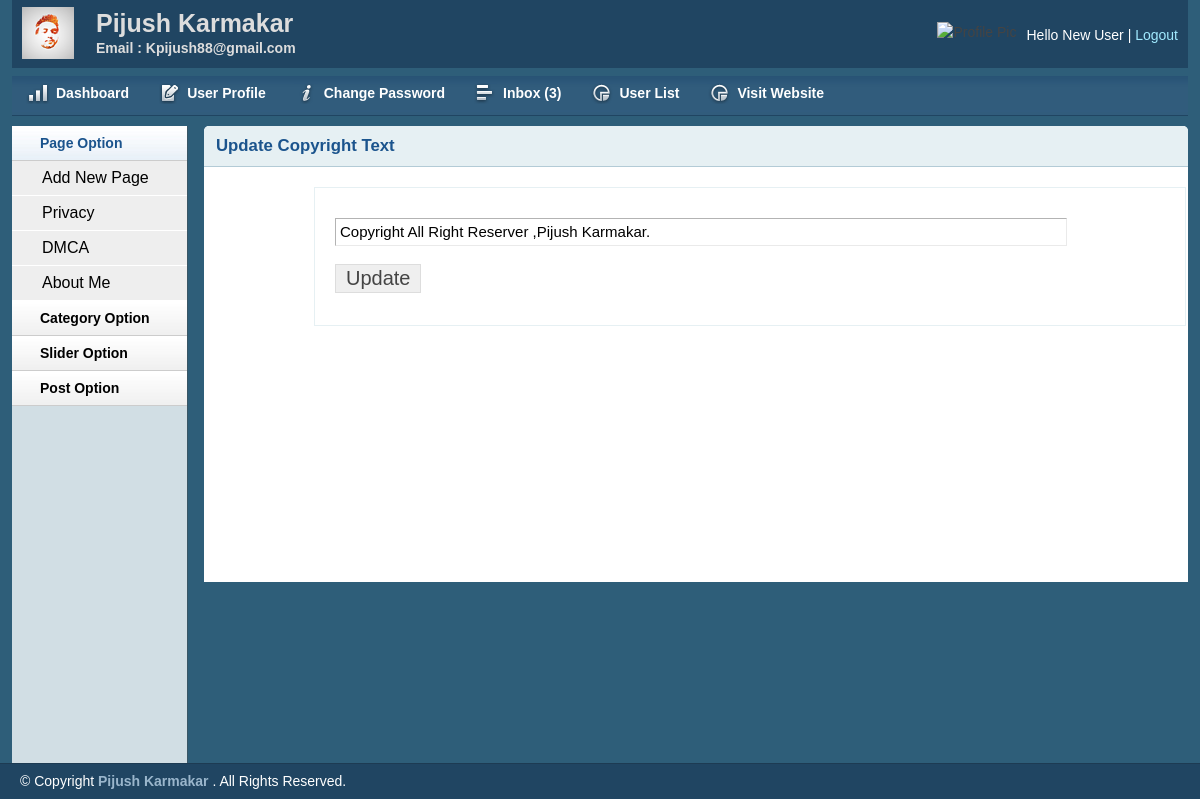
The app's page /admin/copyright.php (signed in) with its own data.
### tables this page shows
CREATE TABLE `tbl_page` (
  `id` int(11) NOT NULL,
  `name` varchar(255) NOT NULL,
  `body` text NOT NULL
);

CREATE TABLE `tbl_copyright` (
  `id` int(11) NOT NULL,
  `note` varchar(255) NOT NULL
);

### lib/session.php (called while the page is built, shortened)
<?php
    class session{
         public static function get($key){
         	if(isset($_SESSION[$key]) ){
         		return $_SESSION[$key];
         	}
         	else{
         		return false;
         	}
         }
    }
 ?>

### lib/Database.php (called while the page is built, shortened)
<?php
Class Database{
	public $host   = DB_HOST;
	public $user   = DB_USER;
	public $pass   = DB_PASS;
	public $dbname = DB_NAME;
	public $link;
	private function connectDB(){
	$this->link = new mysqli($this->host, $this->user, $this->pass, $this->dbname);
 }
	public function select($query){
		$result = $this->link->query($query) or die($this->link->error.__LINE__);
		if($result->num_rows > 0){
			return $result;
		} else {
			return false;
		}
	}
}

### admin/copyright.php (the view, shortened to what this page needs)
<?php
  include 'inc/header.php';
  include 'inc/sidebar.php';
?>
<div class="grid_10">
    <div class="box round first grid">
        <h2>Update Copyright Text</h2>
        <div class="block copyblock">
    <?php
           $query = "SELECT * FROM tbl_copyright WHERE id='1' ";
           $copyright = $db->select($query);
           if($copyright){
           while($result = $copyright->fetch_assoc() ){
    ?>
         <form action="copyright.php" method="post">
            <table class="form">
                <tr>
                    <td>
                        <input type="text" value="<?php echo $result['note']; ?>" name="note" class="large" />
                    </td>
                </tr>
				 <tr>
                    <td>
                        <input type="submit" name="submit" Value="Update" />
                    </td>
                </tr>
            </table>
            </form>
    <?php } } ?>
        </div>
    </div>
</div>
<?php
  include 'inc/footer.php';
?>

### admin/inc/sidebar.php (shortened to what this page needs)
        <div class="grid_2">
            <div class="box sidemenu">
                <div class="block" id="section-menu">
                    <ul class="section menu">
                         <li><a class="menuitem">Page Option</a>
                            <ul class="submenu">
<?php if(session::get('usrRole')=='0' || session::get('usrRole')=='1'  ){  ?>
         <li><a href="addpage.php">Add New Page</a></li>
<?php } ?>
    <?php
           $query = "SELECT * FROM tbl_page ";
           $pages = $db->select($query);
           if($pages){
           while($result = $pages->fetch_assoc() ){
     ?>
     <li><a href="page.php?pageid=<?php echo $result['id']; ?>"><?php echo $result['name']; ?></a></li>
     <?php } } ?>
                            </ul>
                        </li>
                        <li><a class="menuitem">Category Option </a>
                        </li>
                        <li><a class="menuitem">Slider Option </a>
                        </li>
                        <li><a class="menuitem">Post Option</a>
                        </li>
                    </ul>
                </div>
            </div>
        </div>

### admin/css/layout.css (style rules this page uses)
body { background: #fff none repeat scroll 0 0; color: #444; font-size: 14px; padding: 0; }
a { color: #000; font-weight:bold; text-decoration: none; }
h1, h2, h3, h4, h5, h6 { line-height:1.2em; margin-bottom:.3em; }
h2 { margin-top:1em; }
.box { background:#fff; margin-bottom:20px; padding:10px 10px 10px 10px; margin-left:-8px; }
.box.grid { padding-bottom:40px; }
.box.round { -moz-border-radius: 5px 5px 0px 0px; -webkit-border-radius: 5px 5px 0px 0px; border-radius: 5px 5px 0px 0px; }
.box h2 { font-size:1.2em; font-weight:bold; color:#1B548D; background:#E6F0F3; margin:-10px -10px 0 -10px; padding:10px 12px; border-bottom:1px solid #B3CBD6; -moz-border-radius: 5px 5px 0px 0px; -webkit-border-radius: 5px 5px 0px 0px; border-radius: 5px 5px 0px 0px; }
.box.first { min-height: 406px; }
.block { padding-top:20px; }
.copyblock { border: 1px solid #e6f0f3; line-height:40px; margin-left: 100px; margin-top: 20px; padding-left: 20px; width: 850px; }
.box.sidemenu { background-color:#D1DEE4; border-right:1px solid #3A5665; padding:0px; margin:0px; cursor:pointer; }
.box.sidemenu .block { padding-top:0px; margin-top:0px; }
ul, ol { padding-top:0; }
ul.menu { list-style:none; border-top:1px solid #bbb; }
ul.menu li { margin:0; }
ul.menu li a { display:block; padding:4px 10px; border-bottom:1px solid #ccc; }
ul.menu ul { list-style:none; margin:0; }
ul.menu ul li a { padding-left:30px; }
ul.section { border-top:0; margin-bottom:0; }
ul.section li a { background:url(../img/sidemenu-repeat.jpg) repeat-x; line-height:26px; padding-left:28px; }
ul.section li li a { background:#ddd; border-bottom:1px solid #eee; }
ul.section ul li { text-transform:none; }
ul.section ul.current li a { background: #eee none repeat scroll 0 0; border-bottom: 1px solid #fff; font-size: 16px; font-weight: normal; }
ul.section li a.current { color:#1B548D; background:url(../img/sidemenu-repeat-hover.jpg) repeat-x; }
table.form { width:100%; }
table.form td { padding:4px 0px; }
table.form input, table.form select { font-size: 15px; padding: 4px 4px 5px 4px; border-top: 1px solid #b3b3b3; border-left: 1px solid #b3b3b3; border-right: 1px solid #eaeaea; border-bottom: 1px solid #eaeaea; }
table.form input[type="submit"] { border: 1px solid #ddd; color: #444; cursor: pointer; font-size: 20px; padding: 2px 10px; }
input.large { width: 85%; }
.block { padding-bottom:1px; }

### records on screen
tbl_page: name "Privacy"
tbl_page: name "DMCA"
tbl_page: name "About Me"
tbl_copyright: note "Copyright All Right Reserver ,Pijush Karmakar."

### other values on screen
session::get('username') "New User"
$count "3"
